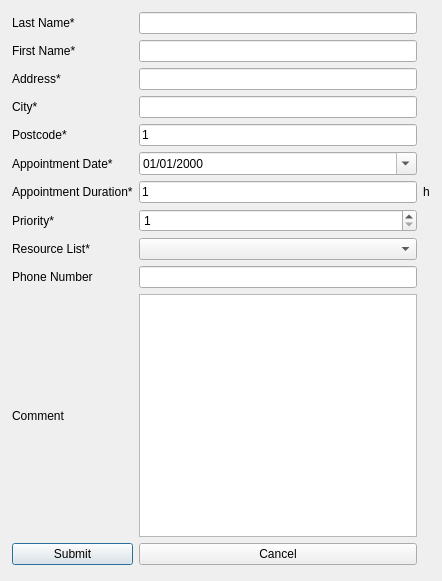
<?xml version="1.0" encoding="UTF-8"?>
<ui version="4.0">
 <class>AddClient</class>
 <widget class="QDialog" name="AddClient">
  <property name="geometry">
   <rect>
    <x>0</x>
    <y>0</y>
    <width>442</width>
    <height>581</height>
   </rect>
  </property>
  <property name="sizePolicy">
   <sizepolicy hsizetype="Fixed" vsizetype="Fixed">
    <horstretch>0</horstretch>
    <verstretch>0</verstretch>
   </sizepolicy>
  </property>
  <property name="windowTitle">
   <string>Add Client</string>
  </property>
  <property name="sizeGripEnabled">
   <bool>false</bool>
  </property>
  <widget class="QWidget" name="horizontalLayoutWidget">
   <property name="geometry">
    <rect>
     <x>12</x>
     <y>12</y>
     <width>418</width>
     <height>553</height>
    </rect>
   </property>
   <layout class="QHBoxLayout" name="horizontalLayout">
    <item>
     <layout class="QGridLayout" name="gridLayout">
      <item row="8" column="1">
       <widget class="QComboBox" name="combo_res_list"/>
      </item>
      <item row="6" column="1">
       <widget class="QLineEdit" name="appointment_duration_txt">
        <property name="text">
         <string>1</string>
        </property>
       </widget>
      </item>
      <item row="1" column="1">
       <widget class="QLineEdit" name="first_name_txt"/>
      </item>
      <item row="9" column="1">
       <widget class="QLineEdit" name="phone_number_txt"/>
      </item>
      <item row="7" column="0">
       <widget class="QLabel" name="priority_label">
        <property name="text">
         <string>Priority*</string>
        </property>
       </widget>
      </item>
      <item row="6" column="0">
       <widget class="QLabel" name="appointment_duration_label">
        <property name="text">
         <string>Appointment Duration*</string>
        </property>
       </widget>
      </item>
      <item row="9" column="0">
       <widget class="QLabel" name="phone_number_label">
        <property name="text">
         <string>Phone Number</string>
        </property>
       </widget>
      </item>
      <item row="1" column="0">
       <widget class="QLabel" name="first_name_label">
        <property name="text">
         <string>First Name*</string>
        </property>
       </widget>
      </item>
      <item row="5" column="0">
       <widget class="QLabel" name="appointment_date_label">
        <property name="text">
         <string>Appointment Date*</string>
        </property>
       </widget>
      </item>
      <item row="3" column="1">
       <widget class="QLineEdit" name="city_txt"/>
      </item>
      <item row="4" column="0">
       <widget class="QLabel" name="postcode_label">
        <property name="text">
         <string>Postcode*</string>
        </property>
       </widget>
      </item>
      <item row="2" column="1">
       <widget class="QLineEdit" name="address_txt"/>
      </item>
      <item row="8" column="0">
       <widget class="QLabel" name="resource_list_label">
        <property name="text">
         <string>Resource List*</string>
        </property>
       </widget>
      </item>
      <item row="4" column="1">
       <widget class="QLineEdit" name="postcode_txt">
        <property name="text">
         <string>1</string>
        </property>
       </widget>
      </item>
      <item row="11" column="0">
       <widget class="QPushButton" name="client_submit_btn">
        <property name="text">
         <string>Submit</string>
        </property>
       </widget>
      </item>
      <item row="0" column="1">
       <widget class="QLineEdit" name="last_name_txt">
        <property name="inputMask">
         <string/>
        </property>
       </widget>
      </item>
      <item row="3" column="0">
       <widget class="QLabel" name="city_label">
        <property name="text">
         <string>City*</string>
        </property>
       </widget>
      </item>
      <item row="10" column="1">
       <widget class="QPlainTextEdit" name="comment_txt">
        <property name="plainText">
         <string/>
        </property>
       </widget>
      </item>
      <item row="2" column="0">
       <widget class="QLabel" name="address_label">
        <property name="text">
         <string>Address*</string>
        </property>
       </widget>
      </item>
      <item row="7" column="1">
       <widget class="QSpinBox" name="priority">
        <property name="minimum">
         <number>1</number>
        </property>
        <property name="maximum">
         <number>5</number>
        </property>
       </widget>
      </item>
      <item row="10" column="0">
       <widget class="QLabel" name="comment_label">
        <property name="text">
         <string>Comment</string>
        </property>
       </widget>
      </item>
      <item row="11" column="1">
       <widget class="QPushButton" name="client_cancel_btn">
        <property name="text">
         <string>Cancel</string>
        </property>
       </widget>
      </item>
      <item row="0" column="0">
       <widget class="QLabel" name="last_name_label">
        <property name="text">
         <string>Last Name*</string>
        </property>
       </widget>
      </item>
      <item row="5" column="1">
       <widget class="QDateTimeEdit" name="appointment_date">
        <property name="displayFormat">
         <string>dd/MM/yyyy</string>
        </property>
        <property name="calendarPopup">
         <bool>true</bool>
        </property>
       </widget>
      </item>
      <item row="6" column="2">
       <widget class="QLabel" name="label">
        <property name="text">
         <string>h</string>
        </property>
       </widget>
      </item>
     </layout>
    </item>
   </layout>
  </widget>
 </widget>
 <resources/>
 <connections>
  <connection>
   <sender>client_cancel_btn</sender>
   <signal>clicked(bool)</signal>
   <receiver>AddClient</receiver>
   <slot>close()</slot>
   <hints>
    <hint type="sourcelabel">
     <x>269</x>
     <y>434</y>
    </hint>
    <hint type="destinationlabel">
     <x>199</x>
     <y>227</y>
    </hint>
   </hints>
  </connection>
 </connections>
</ui>
